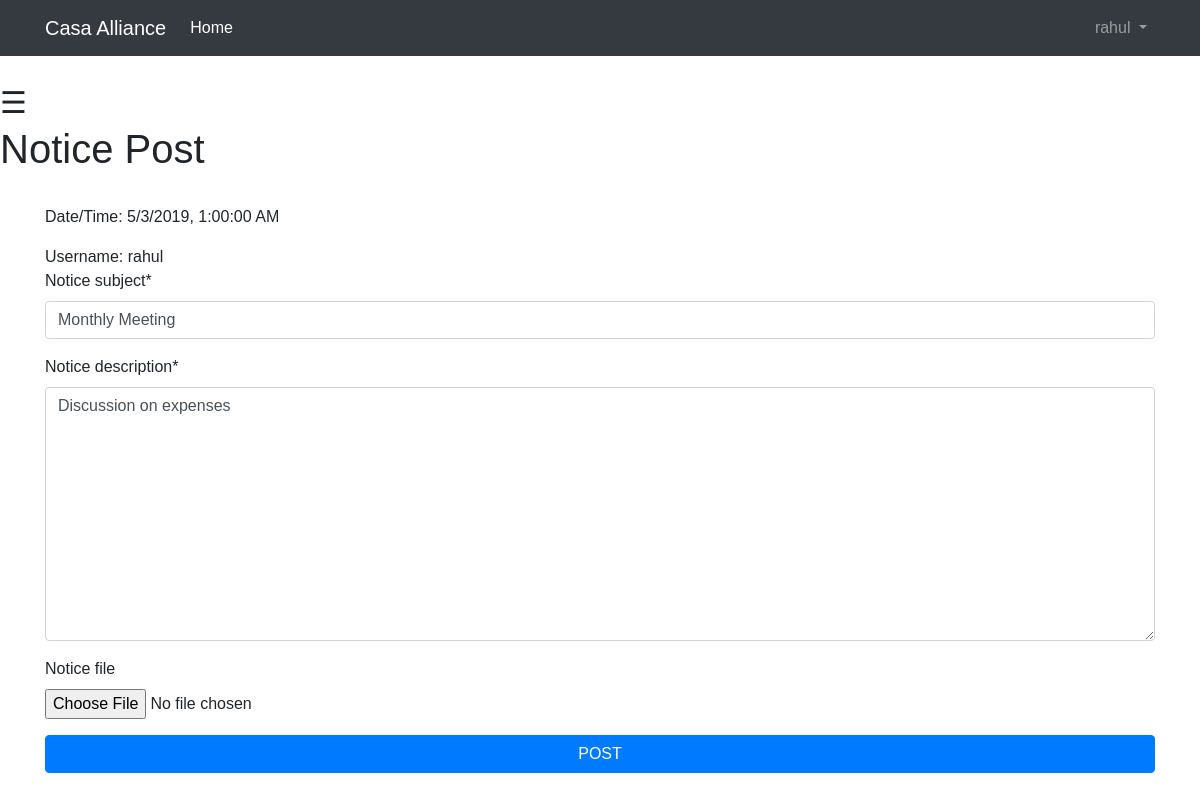
/basic_app/notice_edit/notice_update/32/ (signed in), run on the app's committed database.
### basic_app/models.py (models this page shows, shortened)
class NoticePost(models.Model):
    notice_by = models.CharField(max_length=64)
    notice_subject = models.CharField(validators=[name_regex], max_length=20)
    notice_description = models.TextField(max_length=100)
    notice_file = models.FileField(blank=True)
    date_time = models.DateTimeField(default=timezone.now())

### basic_app/views.py (the view)
# urls.py: url(r'^notice_edit/notice_update/(?P<pk>\d+)/$', views.NoticeUpdateView.as_view(),
class NoticeUpdateView(LoginRequiredMixin, UpdateView):
    fields = ('notice_subject', 'notice_description', 'notice_file')
    model = models.NoticePost
    success_url = reverse_lazy('basic_app:home')

### templates/basic_app/noticepost_form.html (shortened to what this page needs)
{% extends 'basic_app/base.html' %}
{% load crispy_forms_tags %}
{% block body_block %}
    <h1> Notice Post </h1><br>
<div class="container">
    <p>Date/Time: <span id="datetime"></span></p>
    Username: {{ request.user.username }}
    <form method="POST" novalidate enctype="multipart/form-data">
    {{ form|crispy }}
   <input type="submit" class = "btn btn-primary btn-block" value="POST">
    </form>
</div>
{% endblock %}

### templates/basic_app/base.html (shortened to what this page needs)
<!DOCTYPE html>
<html lang="en">
<head>
    <link rel="stylesheet" href="https://maxcdn.bootstrapcdn.com/bootstrap/4.0.0/css/bootstrap.min.css">
</head>
<body>
  <nav class="navbar navbar-expand-lg navbar-dark bg-dark mb-4">
    <div class="container">
      <a class="navbar-brand" href="{% url 'basic_app:casa_home' %}">Casa Alliance</a>
      <div class="collapse navbar-collapse" id="navbarSupportedContent">
        <ul class="navbar-nav mr-auto">
        <li class="nav-item active">
        {% if  request.user.is_authenticated and not request.user.username == 'watchman'%}
            <a class="nav-link" href="{% url 'basic_app:casa_home' %}">Home <span class="sr-only">(current)</span></a>
        {% endif %}
      </li>
        </ul>
        {% if user.is_authenticated %}
          <ul class="navbar-nav">
            <li class="nav-item dropdown">
              <a class="nav-link dropdown-toggle" href="#" id="navbarDropdown" role="button" data-toggle="dropdown" aria-haspopup="true" aria-expanded="false">
                {{ user.username }}
              </a>
            </li>
          </ul>
        {% else %}
          <form class="form-inline my-2 my-lg-0">
            <a href="{% url 'basic_app:user_login' %}" class="btn btn-outline-secondary">Log in</a>
            <a href="{% url 'basic_app:register' %}" class="btn btn-primary ml-2">Sign up</a>
          </form>
        {% endif %}
      </div>
    </div>
  </nav>
     {% if user.is_authenticated and not request.user.username == 'watchman' %}
        <span style="font-size:30px;cursor:pointer" onclick="openNav()">&#9776;</span>
     {% endif %}
<div>
    {% block body_block %}{% endblock %}
</div>
</body>
</html>

### templates/basic_app/base.html (style rules this page uses)
body { font-family: "proxima-nova-soft", "Proxima Nova Soft", Helvetica, Arial, sans-serif; }

### data on the page
NoticePost: notice_subject "Monthly Meeting", notice_description "Discussion on expenses"

### other printed values
{{ user.username }} "rahul"
{{ request.user.username }} "rahul"
